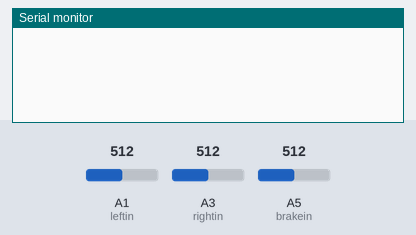
The sketch below on a simulated Arduino Uno, built with avr-gcc and run on an emulated ATmega328P. Shown: the last lines printed to the serial monitor. Inputs (shaded band) come from the test bench; at power-on: A1 (leftin) = 512, A3 (rightin) = 512, A5 (brakein) = 512.

Above: at 1.2 s.
1.3 s: A1 (leftin) set to 122
At 2.4 s:
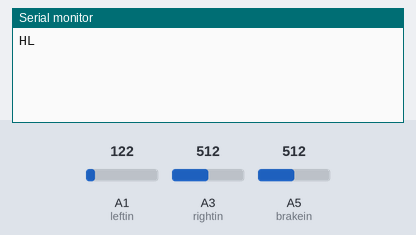
2.8 s: A3 (rightin) set to 122
At 3.6 s:
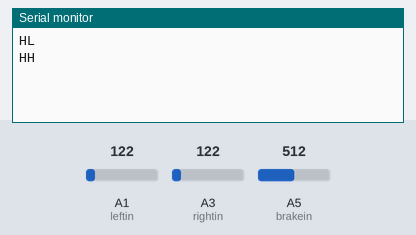
4.3 s: A5 (brakein) set to 122
At 4.7 s:
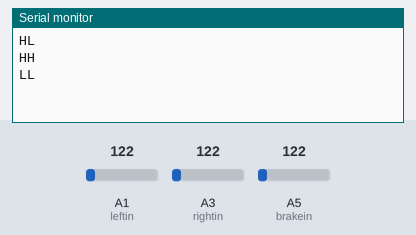
5.8 s: A3 (rightin) set to 306
At 7.1 s:
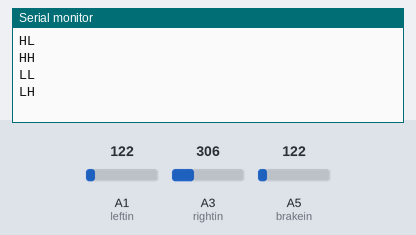

The sketch:

BikeModule.ino
```cpp
int leftin = 1;  // Left signal wire connected to pin A1
int rightin = 3; // Right signal wire connected to pin A3
int brakein = 5; // Brake signal wire connected to pin A5
boolean brake = false;   // Brake ON initialized as false
int signalSensitivity = 128; // Sensitivity to line being energized or not(lower number more sensitive)
String lastSent = "LL"; // Last value sent(initialized as lights ON)
String leftout = "L";  // Left blinker check results(initialized as light OFF)
String rightout = "L"; // Right blinker check results(initialized as light OFF)

void setup() {
  pinMode(leftin, INPUT);   // Pin A1 as INPUT
  pinMode(rightin, INPUT);  // Pin A3 as INPUT
  pinMode(brakein, INPUT);  // Pin A5 as INPUT
  Serial.begin(9600);       // Start serial communication at 9600bps
}

void loop() {
  // Determine if brake light is ON or OFF
  if ( analogRead(brakein) > signalSensitivity )
  {
    leftout = "H"; // Setting left as High
    rightout = "H"; // Setting right as High
    brake = true; // Setting Brake ON as true
  }
  else
  {
    leftout = "L"; // Setting  left as Low
    rightout = "L"; //Setting left as low
    brake = false; // Setting Brake ON as false
  }
  // Determine if left blinker is ON or OFF
  if ( analogRead(leftin) > signalSensitivity ) // If leftin meets our signalSensitivity threshold
  {
    if ( brake ) // If brake is true(ON)
    {
      leftout = "L"; // Set left as Low
    }
    else // If brake is false(OFF) but signalSensitivity threshold met(Left ON)
    {
      leftout = "H"; // Set left as High
    }
  }
  else if ( !brake ) // If leftin does not meet the signalSensitivity threshold and brake is false(OFF)
  {
    leftout = "L"; // Set left as Low
  }
  // Determine if right binker is ON or OFF
  if ( analogRead(rightin) > signalSensitivity ) // If rightin meets our signalSensitivity threshold
  {
    if ( brake ) // If brake is true(ON)
    {
      rightout = "L"; // Set right as Low
    }
    else // If brake is false(OFF) but signalSensitivity threshold met(Right ON)
    {
      rightout = "H"; // Set right as High
    }
  }
  else if ( !brake ) // If rightin does not meet the signalSensitivity threshold and brake is false(OFF)
  {
    rightout = "L"; // Set right as Low
  }

  if ( lastSent != leftout + rightout ) // If current signals do not match what was last sent, send updated signals
  {
    Serial.print(leftout + rightout + '\n');  // Send signal to receiving unit
    lastSent = leftout + rightout; // Update lastSent with what we just sent to the receiving unit
  }
  delay(10); // Wait 10 nanoseconds before looping
}
```

Measured:
- after the input at 1.3 s, the serial monitor: prints a new line at once (image 1)
- after the input at 2.8 s, the serial monitor: prints a new line at once (image 2)
- after the input at 4.3 s, the serial monitor: prints a new line at once (image 3)
- after the input at 5.8 s, the serial monitor: prints a new line at once (image 4)
